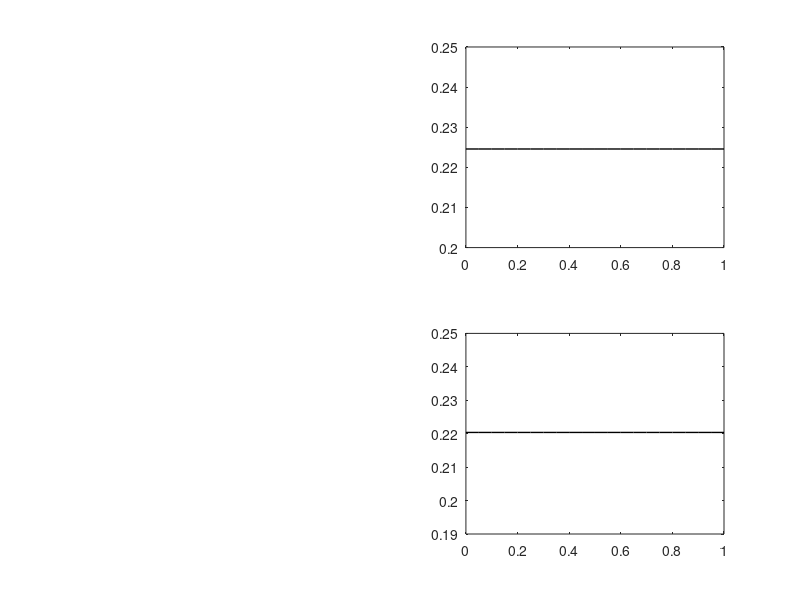

MATLAB code to generate this figure:
%%% Producing Figure 4.5 in the thesis, chapter 4
%%% Pathogen extinction time plots. No error bars needed as the varied
%%% parameter has no impact on the SIR model. This script is just used to
%%% produce the straight black lines seen in Fig 4.5

%%% This script is used in conjuction with the similarly named script found
%%% for SICS, SIR and SICR

%%% Run in order of SIS, SICS, SIR, SICR

T = 500;
cvec = 0:0.05:1;

load('SIRbetaDAlpha80it100t500')
nz = nonzeros(minorextinct(:,4));
up = nz > T; %ignoring all extinction times greater than T
nz(up) = [];
avg = mean(nz);

avgvec = ones(length(cvec),1)*avg;
subplot(2,2,4)
plot(cvec, avgvec,'k-','LineWidth',1)
hold on


load('SIRbetaDAlpha40it100t500')
nz = nonzeros(minorextinct(:,4));
up = find(nz > T); %ignoring all extinction times greater than T
nz(up) = [];
avg = mean(nz);

avgvec = ones(length(cvec),1)*avg;
subplot(2,2,2)
plot(cvec, avgvec,'k-','LineWidth',1)
hold on